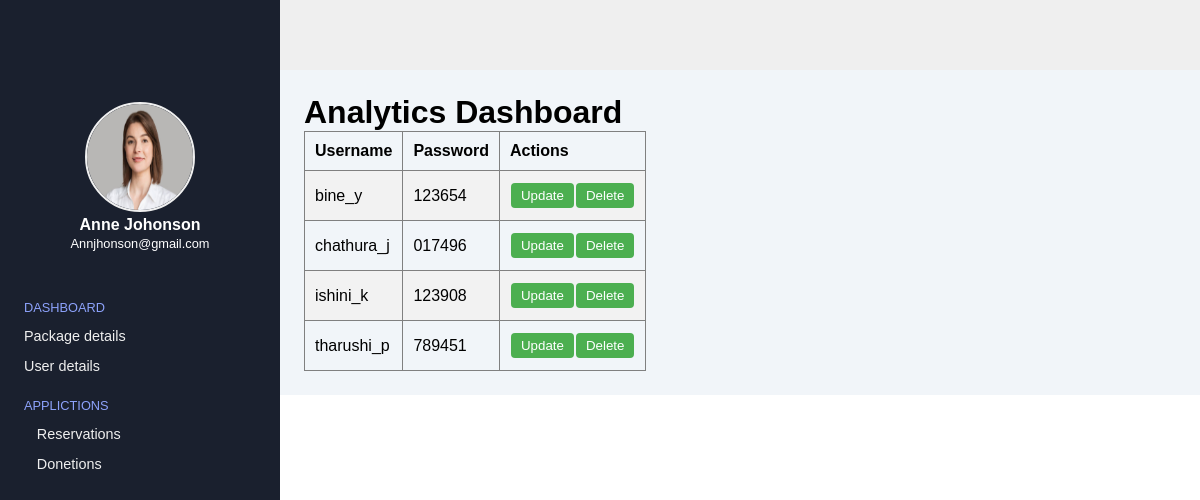
Page /user/sadmin.php on the committed database.
### tables this page shows
CREATE TABLE `user` (
  `Full_Name` varchar(20) NOT NULL,
  `User_Name` varchar(10) NOT NULL,
  `DOB` date NOT NULL,
  `Address` varchar(20) NOT NULL,
  `Phone_num` int(10) NOT NULL,
  `E-mail` varchar(15) NOT NULL,
  `Newpassword` varchar(8) NOT NULL
);

### user/read.php (the view, shortened to what this page needs)
<!DOCTYPE html>
<html lang="en">
<head>
    <link rel="stylesheet" href="css/sread.css">
</head>
<body>
<?php
require 'sconfig.php';
$sql = "SELECT User_Name, Newpassword FROM user";
$result = $con->query($sql);
if ($result->num_rows > 0) {
    echo "<table border='1'>";
    echo "<tr><th>Username</th><th>Password</th><th>Actions</th></tr>";
    while ($row = $result->fetch_assoc()) {
        echo "<tr>";
        echo "<td>" . htmlspecialchars($row["User_Name"]) . "</td>";
        echo "<td>" . htmlspecialchars($row["Newpassword"]) . "</td>";
        echo "<td>";
        echo "<form action='updatepassword.php' method='post' style='display:inline;'>";
        echo "<input type='submit' value='Update' class='action-button'>";
        echo "</form>";
        echo "<form action='sdeleteaccount.php' method='post' style='display:inline;'>";
        echo "<input type='submit' value='Delete' class='action-button' onclick='return confirm(\"Are you sure you want to delete?\");'>";
        echo "</form>";
        echo "</td>";
        echo "</tr>";
    }
    echo "</table>";
} else {
    echo "No Result";
}
?>
</body>
</html>

### user/css/sadmin.css (style rules this page uses)
:root { --color-main: #1a202e; }
* { font-family: 'poppins' , sans-serif; box-sizing: border-box; text-decoration: none; list-style-type: none; margin: 0; padding: 0; }

### user/css/sread.css (style rules this page uses)
table { width: 100%; border-collapse: collapse; }
th, td { padding: 10px; text-align: left; }
.action-button { background-color: #4CAF50; border: none; color: white; padding: 5px 10px; text-align: center; text-decoration: none; display: inline-block; margin: 2px 1px; cursor: pointer; border-radius: 4px; }
tr:nth-child(even) { background-color: #f2f2f2; }

### rows in the picture
user: User_Name "bine_y", Newpassword "123654"
user: User_Name "chathura_j", Newpassword "017496"
user: User_Name "ishini_k", Newpassword "123908"
user: User_Name "tharushi_p", Newpassword "789451"
